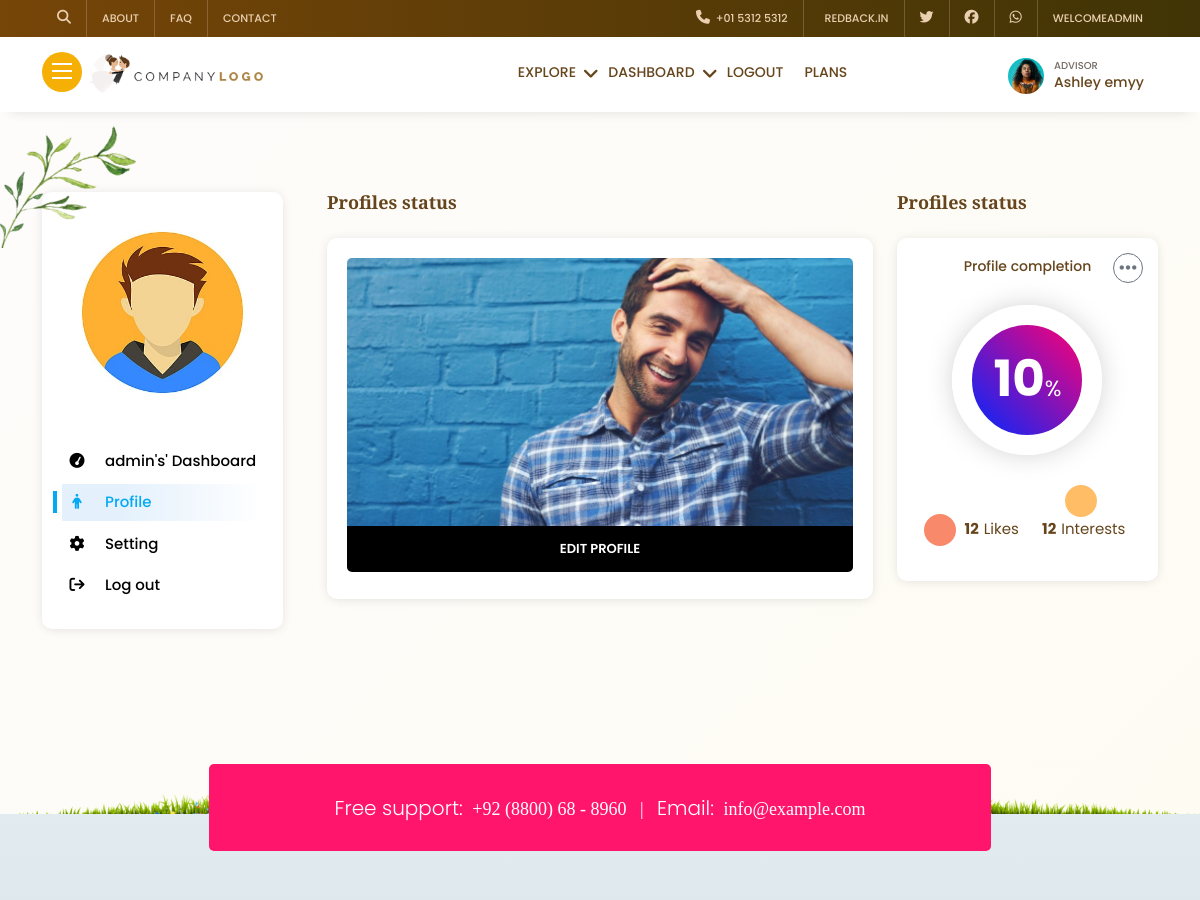
The page /dashboard-profile/ (signed in, upper part) on the database as committed earlier.
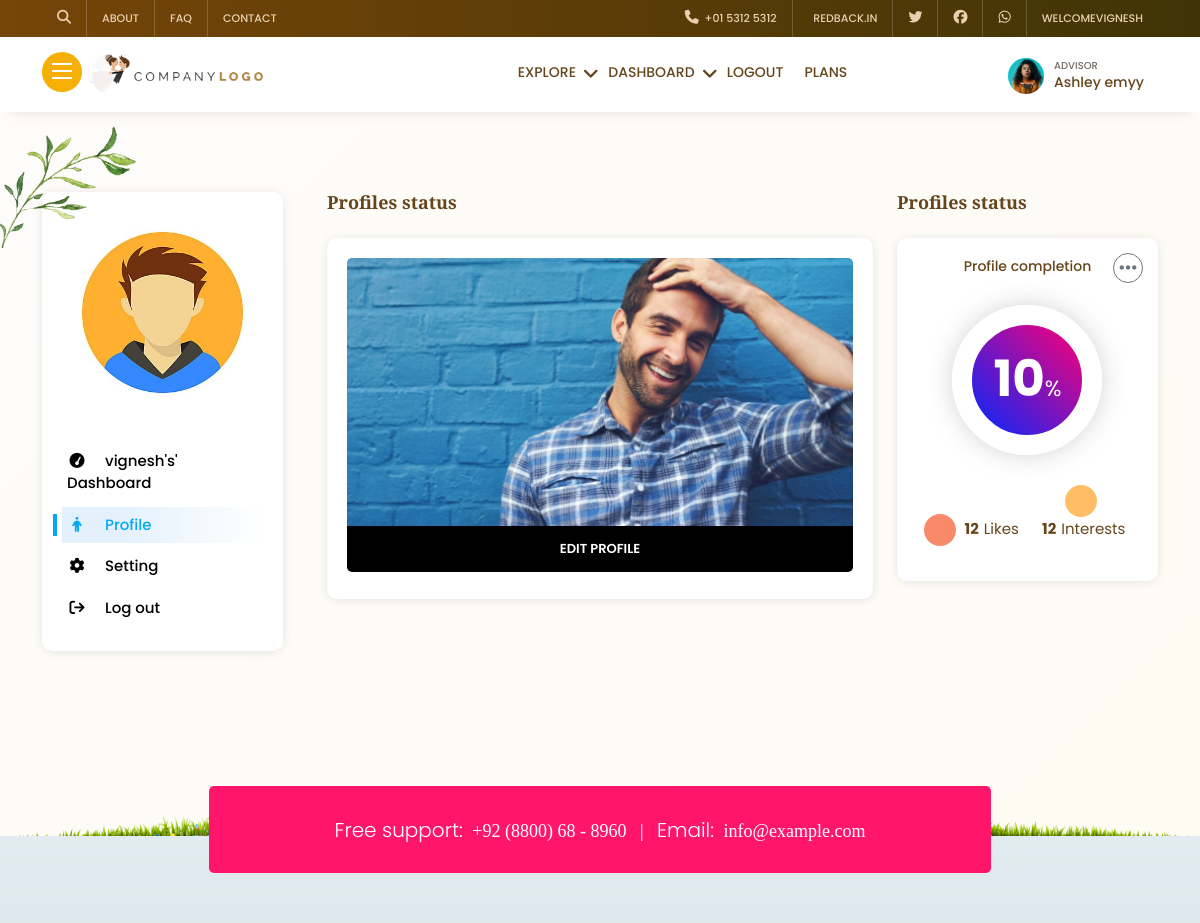
The same page on the database as committed later.
### app/models.py (models this page shows, shortened)
class User(AbstractBaseUser,PermissionsMixin):
    email = models.EmailField(max_length=255, unique=True)
    name = models.CharField(max_length=255)
    phone = models.CharField(max_length=15)
    is_active = models.BooleanField(default=True)
    is_admin = models.BooleanField(default=False)
    is_superuser=models.BooleanField(default=False)
    objects = UserManager()
    USERNAME_FIELD = 'email'
    REQUIRED_FIELDS = ['name', 'phone']

### app/views/dashboardview.py (the view)
# urls.py: path('dashboard-profile/', dashboardview.dashboardprofile, name='dashboardprofile'),
def dashboardprofile(request):
    user = request.user.id
    print(user)
    try:
        biodata = Biodata.objects.get(user_id=user)
        print(biodata.age)
        context={'biodata':biodata,
                'user':user,
                'phone':request.user.phone,
                'email':request.user.email,
                'name':request.user.name
                }
        return render(request,'pages/dashboard_profile.html',context)
    except Exception as e:
        messages.warning(request,'Please add your biodata first')
        return redirect('biodata')

### templates/pages/dashboard_profile.html (shortened to what this page needs)
{% extends 'base/base.html' %}
{% load static %}
{% block content %}
        <section>
            <div class="db">
                <div class="container">
                    <div class="row">
                        <div class="col-md-4 col-lg-3">
                            <div class="db-nav">
                                <div class="db-nav-pro">
                                    {% if biodata.image1.url == none %}
                                    <img src="{{biodata.image1.url}}" class="img-fluid" alt="">
                                    {% else %}
                                    <img src="{% static 'images/couples/maleavatar.jpg' %}" class="img-fluid" alt="no image">
                                    {% endif %}
                                </div>
                                <div class="db-nav-list">
                                    <ul>
                                        <li><a href="{% url 'dashboard' %}" ><i class="fa fa-tachometer" aria-hidden="true"></i>{{name}}'s' Dashboard</a></li>
                                        <li><a href="{% url 'dashboardprofile' %}" class="act"><i class="fa fa-male" aria-hidden="true"></i>Profile</a></li>
                                        <li><a href="{% url 'dashboardsetting' %}"><i class="fa fa-cog" aria-hidden="true"></i>Setting</a></li>
                                        <li><a href="{% url 'logout' %}"><i class="fa fa-sign-out" aria-hidden="true"></i>Log out</a></li>
                                    </ul>
                                </div>
                            </div>
                        </div>
                        <div class="col-md-8 col-lg-9">
                            <div class="row">
                                <div class="col-md-12 col-lg-6 col-xl-8 db-sec-com">
                                    <h2 class="db-tit">Profiles status</h2>
                                    <div class="db-profile">
                                        <div class="img">
                                            {% if biodata.image1.url == '' %}
                                            <img src="{{biodata.image1.url}}" class="img-fluid" alt="">
                                            {% else %}
                                            <img src="{% static 'images/profiles/men1.jpg' %}" class="img-fluid" alt="no image">
                                            {% endif %}
                                        </div>
                                        <div class="edit">
                                            <a href="{% url 'biodata_update' %}" class="cta-dark" target="_blank">Edit profile</a>
                                        </div>
                                    </div>
                                </div>
                                <div class="col-md-12 col-lg-6 col-xl-4 db-sec-com">
                                    <h2 class="db-tit">Profiles status</h2>
                                    <div class="db-pro-stat">
                                        <h6>Profile completion</h6>
                                        <div class="dropdown">
                                            <button type="button" class="btn btn-outline-secondary" data-bs-toggle="dropdown">
                                                <i class="fa fa-ellipsis-h" aria-hidden="true"></i>
                                            </button>
                                        </div>
                                        <div class="db-pro-pgog">
                                            <span>
                                                <b class="count">10</b>%
                                            </span>
                                        </div>
                                        <ul class="pro-stat-ic">
                                            <li>
                                                <span>
                                                    <i class="fa fa-heart-o like" aria-hidden="true"></i>
                                                    <b>12</b>Likes
                                                </span>
                                            </li>
                                            <li>
                                                <span>
                                                    <i class="fa fa-handshake-o inte" aria-hidden="true"></i>
                                                    <b>12</b>Interests
                                                </span>
                                            </li>
                                        </ul>
                                    </div>
                                </div>
                            </div>
                        </div>
                    </div>
                </div>
            </div>
        </section>
        <section class="wed-hom-footer">
            <div class="container">
                <div class="row foot-supp">
                    <h2>
                        <span>Free support:</span> +92 (8800) 68 - 8960 &nbsp;&nbsp;|&nbsp;&nbsp;
                        <span>Email:</span>
                        info@example.com
                    </h2>
                </div>
                <div class="row wed-foot-link wed-foot-link-1">
                </div>
            </div>
        </section>
                    {% endblock content %}

### templates/base/base.html (shortened to what this page needs)
{% load static %}
<!DOCTYPE html>
<html lang="en">
<head>
    <link rel="stylesheet" href="{% static 'css/bootstrap.css' %}">
    <link rel="stylesheet" href="{% static 'css/font-awesome.min.css' %}">
    <link rel="stylesheet" href="{% static 'css/animate.min.css' %}">
    <link rel="stylesheet" href="{% static 'css/style.css' %}">
    <link rel="stylesheet" href="https://cdnjs.cloudflare.com/ajax/libs/font-awesome/6.6.0/css/all.min.css" />
    <link href="https://cdnjs.cloudflare.com/ajax/libs/toastr.js/latest/toastr.min.css" rel="stylesheet" />
    <link rel="stylesheet" href="https://unpkg.com/kursor/dist/kursor.css">
</head>
<body>
    {% include 'inc/home/headersection.html' %}
    {% block content %}
    {% endblock content %}
</body>
</html>
</html>

### templates/inc/home/headersection.html (shortened to what this page needs)
    {% load static %}
    <div class="head-top">
        <div class="container">
            <div class="row">
                <div class="lhs">
                    <ul>
                        <li><a href="#!" class="ser-open"><i class="fa fa-search" aria-hidden="true"></i></a></li>
                        <li><a href="{% url 'about' %}">About</a></li>
                        <li><a href="{% url 'faq' %}">FAQ</a></li>
                        <li><a href="{% url 'contact' %}">Contact</a></li>
                    </ul>
                </div>
                <div class="rhs">
                    <ul>
                        <li><a href="tel:+9704462944"><i class="fa fa-phone" aria-hidden="true"></i> &nbsp;+01 5312
                                5312</a></li>
                        <li><a href="mailto:info@example.com">&nbsp; redback.in</a></li>
                        <li><a href="#!"><i class="fa-brands fa-twitter"></i></a></li>
                        <li><a href="#!"><i class="fa-brands fa-facebook"></i></a></li>
                        <li><a href="#!"><i class="fa-brands fa-whatsapp"></i></a></li>
                        {% if request.user.is_authenticated %}
                        <li><a href="#!">welcome{{ request.user.name }}</a></li>
                        {% endif %}
                    </ul>
                </div>
            </div>
        </div>
    </div>
    <div class="hom-top">
        <div class="container">
            <div class="row">
                <div class="hom-nav">
                    <div class="logo">
                        <span class="menu desk-menu">
                            <i></i><i></i><i></i>
                        </span>
                        <a href="{% url 'home' %}" class="logo-brand"><img src="{% static 'images/logo-b.png' %}" alt="" loading="lazy"
                                class="ic-logo"></a>
                    </div>
                    <div class="bl">
                        <ul>
                            <li class="smenu-pare">
                                <span class="smenu">Explore</span>
                            </li>
                            {% if request.user.is_authenticated %}
                            <li class="smenu-pare">
                                <span class="smenu">Dashboard</span>
                            </li>
                            <li><a href="{% url 'logout' %}">Logout</a></li>
                            {% else %}
                            <li><a href="{% url 'register' %}">Register</a></li>
                            <li><a href="{% url 'login' %}">login</a></li>
                            {% endif %}
                            <li><a href="{% url 'plan' %}">Plans</a></li>
                        </ul>
                    </div>
                    <div class="al">
                        <div class="head-pro">
                            <img src="{% static 'images/og/emp1.jpg' %}" alt="" loading="lazy">
                            <b>Advisor</b><br>
                            <h4>Ashley emyy</h4>
                            <span class="fclick"></span>
                        </div>
                    </div>
                </div>
            </div>
        </div>
    </div>

### templates/inc/home/footer.html (shortened to what this page needs)
    {% load static %}

### templates/base/base.html (style rules this page uses)
body { user-select: none; }

Rows that differ between the two databases and show on the page:
changed User: user.name "ADMIN" → "VIGNESH"; name "admin" → "vignesh"
